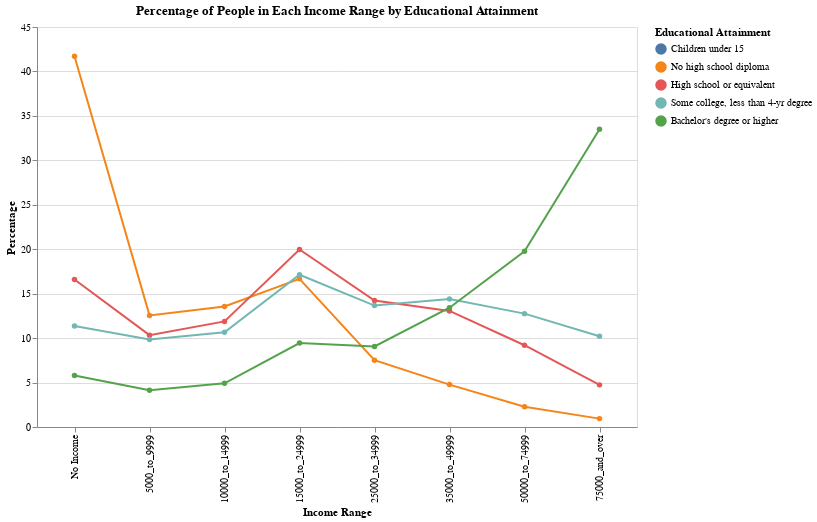

This figure's notebook cell:
### Markdown cell above
- **Below is a line chart depicting the same information from the dataframe above.** 
    - **As we can see, those with higher educational attainment levels have greater percentages of respondents in higher income ranges, and vice versa.**

### Code cell
line_chart = alt.Chart(edu_percentages_melted).mark_line(point = True).encode(
    x= alt.X('Income Range', sort=['No Income', '5000_to_9999', '10000_to_14999', '15000_to_24999', 
                                   '25000_to_34999', '35000_to_49999', '50000_to_74999', '75000_and_over']),
    y='Percentage',
    color=alt.Color('Educational Attainment', scale=alt.Scale(domain=['Children under 15', 'No high school diploma', 
                                                                      'High school or equivalent', 'Some college, less than 4-yr degree', 
                                                                      "Bachelor's degree or higher"]))
).properties(
    title='Percentage of People in Each Income Range by Educational Attainment',
    width=600,
    height=400
)

line_chart

### Figure 1 — Vega-Lite specification as saved in the notebook (floating-point values rounded to 4 significant figures)
{"config": {"view": {"continuousWidth": 400, "continuousHeight": 300}}, "data": {"name": "data-424b48311284fcc05d33f92d696c694c"}, "mark": {"type": "line", "point": true}, "encoding": {"color": {"field": "Educational Attainment", "scale": {"domain": ["Children under 15", "No high school diploma", "High school or equivalent", "Some college, less than 4-yr degree", "Bachelor's degree or higher"]}, "type": "nominal"}, "x": {"field": "Income Range", "sort": ["No Income", "5000_to_9999", "10000_to_14999", "15000_to_24999", "25000_to_34999", "35000_to_49999", "50000_to_74999", "75000_and_over"], "type": "nominal"}, "y": {"field": "Percentage", "type": "quantitative"}}, "height": 400, "title": "Percentage of People in Each Income Range by Educational Attainment", "width": 600, "$schema": "https://vega.github.io/schema/vega-lite/v4.17.0.json", "datasets": {"data-424b48311284fcc05d33f92d696c694c": [{"Educational Attainment": "No high school diploma", "Income Range": "No Income", "Percentage": 41.7}, {"Educational Attainment": "High school or equivalent", "Income Range": "No Income", "Percentage": 16.59}, {"Educational Attainment": "Some college, less than 4-yr degree", "Income Range": "No Income", "Percentage": 11.35}, {"Educational Attainment": "Bachelor's degree or higher", "Income Range": "No Income", "Percentage": 5.784}, {"Educational Attainment": "No high school diploma", "Income Range": "5000_to_9999", "Percentage": 12.56}, {"Educational Attainment": "High school or equivalent", "Income Range": "5000_to_9999", "Percentage": 10.33}, {"Educational Attainment": "Some college, less than 4-yr degree", "Income Range": "5000_to_9999", "Percentage": 9.832}, {"Educational Attainment": "Bachelor's degree or higher", "Income Range": "5000_to_9999", "Percentage": 4.124}, {"Educational Attainment": "No high school diploma", "Income Range": "10000_to_14999", "Percentage": 13.57}, {"Educational Attainment": "High school or equivalent", "Income Range": "10000_to_14999", "Percentage": 11.87}, {"Educational Attainment": "Some college, less than 4-yr degree", "Income Range": "10000_to_14999", "Percentage": 10.67}, {"Educational Attainment": "Bachelor's degree or higher", "Income Range": "10000_to_14999", "Percentage": 4.913}, {"Educational Attainment": "No high school diploma", "Income Range": "15000_to_24999", "Percentage": 16.66}, {"Educational Attainment": "High school or equivalent", "Income Range": "15000_to_24999", "Percentage": 19.98}, {"Educational Attainment": "Some college, less than 4-yr degree", "Income Range": "15000_to_24999", "Percentage": 17.13}, {"Educational Attainment": "Bachelor's degree or higher", "Income Range": "15000_to_24999", "Percentage": 9.442}, {"Educational Attainment": "No high school diploma", "Income Range": "25000_to_34999", "Percentage": 7.514}, {"Educational Attainment": "High school or equivalent", "Income Range": "25000_to_34999", "Percentage": 14.23}, {"Educational Attainment": "Some college, less than 4-yr degree", "Income Range": "25000_to_34999", "Percentage": 13.66}, {"Educational Attainment": "Bachelor's degree or higher", "Income Range": "25000_to_34999", "Percentage": 9.055}, {"Educational Attainment": "No high school diploma", "Income Range": "35000_to_49999", "Percentage": 4.769}, {"Educational Attainment": "High school or equivalent", "Income Range": "35000_to_49999", "Percentage": 13.06}, {"Educational Attainment": "Some college, less than 4-yr degree", "Income Range": "35000_to_49999", "Percentage": 14.41}, {"Educational Attainment": "Bachelor's degree or higher", "Income Range": "35000_to_49999", "Percentage": 13.42}, {"Educational Attainment": "No high school diploma", "Income Range": "50000_to_74999", "Percentage": 2.287}, {"Educational Attainment": "High school or equivalent", "Income Range": "50000_to_74999", "Percentage": 9.199}, {"Educational Attainment": "Some college, less than 4-yr degree", "Income Range": "50000_to_74999", "Percentage": 12.75}, {"Educational Attainment": "Bachelor's degree or higher", "Income Range": "50000_to_74999", "Percentage": 19.77}, {"Educational Attainment": "No high school diploma", "Income Range": "75000_and_over", "Percentage": 0.9433}, {"Educational Attainment": "High school or equivalent", "Income Range": "75000_and_over", "Percentage": 4.74}, {"Educational Attainment": "Some college, less than 4-yr degree", "Income Range": "75000_and_over", "Percentage": 10.2}, {"Educational Attainment": "Bachelor's degree or higher", "Income Range": "75000_and_over", "Percentage": 33.5}]}}
